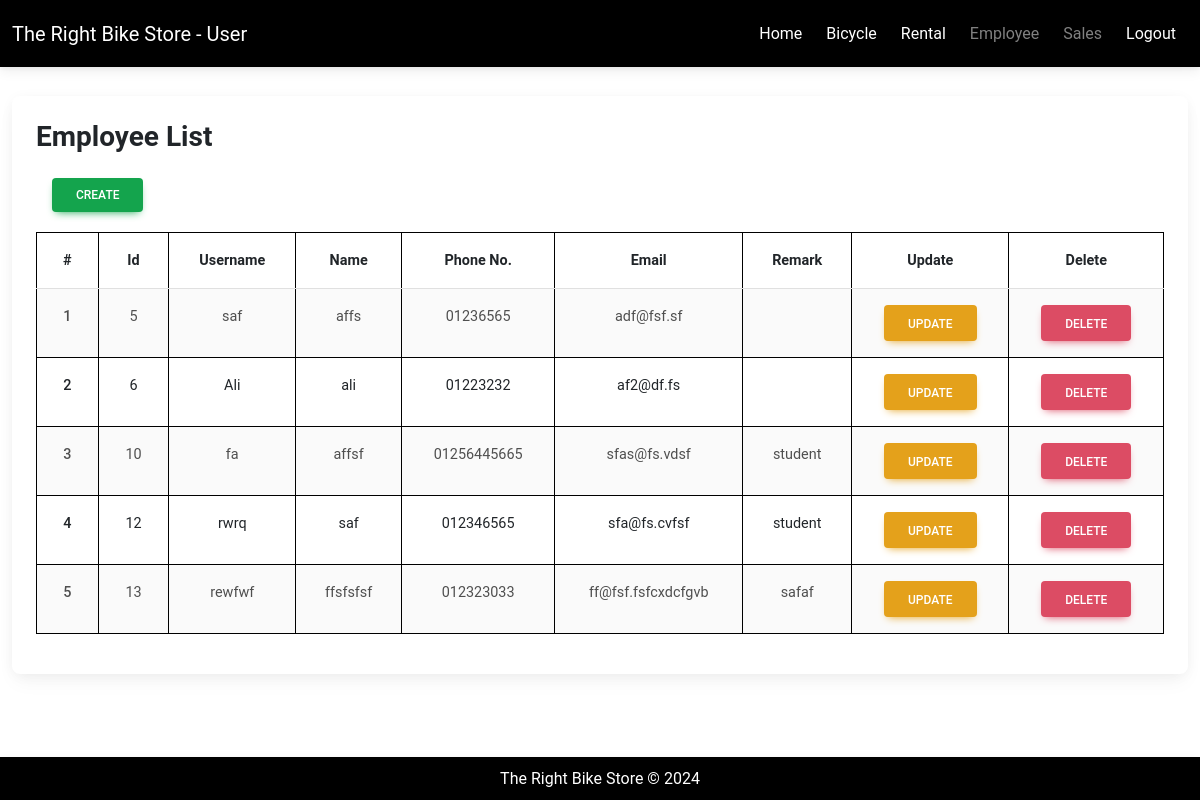
The page /employeeList.php on the database its author committed.
### tables this page shows
CREATE TABLE `employee` (
  `id` int(11) NOT NULL,
  `username` varchar(255) NOT NULL,
  `password` varchar(255) NOT NULL,
  `name` varchar(30) NOT NULL,
  `phoneNo` varchar(11) NOT NULL,
  `email` varchar(255) NOT NULL,
  `remark` varchar(255) DEFAULT NULL,
  `created_at` timestamp NULL DEFAULT CURRENT_TIMESTAMP,
  `updated_at` timestamp NULL DEFAULT CURRENT_TIMESTAMP ON UPDATE CURRENT_TIMESTAMP,
  `created_by_admin` int(11) DEFAULT NULL
);

### employeeList.php (the view, shortened to what this page needs)
<?php
require_once "./header.php";
require_once "./config/config.php";
?>
<?php
$user = $conn->query("SELECT * FROM employee");
$user->execute();
$allUsers = $user->fetchAll(PDO::FETCH_OBJ);
?>
<div class="container-fluid">
    <div class="row mt-5 mb-5">
        <div class="col mt-5">
          <div class="card">
            <div class="card-body">
              <h3 class="card-title mb-4 d-inline fw-bold">Employee List</h3><br>
             	<a  href="employeeInsert.php" class="btn btn-success ms-3 mt-4 p-2 px-4 text-center float-right">Create</a>
              <table class="table table-striped ms-auto">
                <thead>
                  <tr>
                    <th scope="col" class="fw-bold">#</th>
                    <th scope="col" class="fw-bold">Id</th>
                    <th scope="col" class="fw-bold">Username</th>
                    <th scope="col" class="fw-bold">Name</th>
                    <th scope="col" class="fw-bold">Phone No.</th>
                    <th scope="col" class="fw-bold">Email</th>
                    <th scope="col" class="fw-bold">Remark</th>
                    <th scope="col" class="fw-bold">Update</th>
                    <th scope="col" class="fw-bold">Delete</th>
                  </tr>
                </thead>
                <tbody>
                <?php if (empty($allUsers)): ?>
                  <tr>
                    <td colspan="9">No data found.</td>
                  </tr>
                <?php else: ?>
                <?php $rowNumber = 1; ?>
									<?php foreach($allUsers as $user) : ?>
                  <tr>
                    <th scope="row"><?php echo $rowNumber++; ?></th>
                    <td><?php echo $user->id; ?></td>
                    <td><?php echo $user->username; ?></td>
                    <td><?php echo $user->name; ?></td>
                    <td><?php echo $user->phoneNo; ?></td>
                    <td><?php echo $user->email; ?></td>
                    <td><?php echo $user->remark; ?></td>
                    <td><a  href="employeeUpdate.php?id=<?php echo $user->id; ?>" class="btn btn-warning text-white text-center ">Update </a></td>
                    <td><a href="employeeDelete.php?id=<?php echo $user->id; ?>" class="btn btn-danger  text-center ">Delete </a></td>
                  </tr>
									<?php endforeach; ?>
                  <?php endif; ?>
                </tbody>
            </table>
          </div>
         </div>
    </div>
</div>
<?php
require_once "./footer.php";
?>

### assets/css/style.css (style rules this page uses)
.table { margin: 20px; }
.table th, .table td { border: 1px solid black; padding: 8px; text-align: center; }
.btn { text-align: center; }

### rows shown on the page
employee: id "5", username "saf", name "affs", phoneNo "01236565", email "adf@fsf.sf"
employee: id "6", username "Ali", name "ali", phoneNo "01223232", email "af2@df.fs"
employee: id "10", username "fa", name "affsf", phoneNo "01256445665", email "sfas@fs.vdsf", remark "student"
employee: id "12", username "rwrq", name "saf", phoneNo "012346565", email "sfa@fs.cvfsf", remark "student"
employee: id "13", username "rewfwf", name "ffsfsfsf", phoneNo "012323033", email "ff@fsf.fsfcxdcfgvb", remark "safaf"
